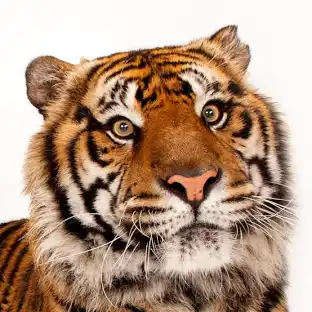
%> input picture Fifth Semester/Image Processing/Lab7/lab7.png, 312 x 312 px
$ octave lab7.m   (GNU Octave 9; MATLAB toolbox functions it lacks are replaced by stand-ins)
%> lines starting %> are read from the running program, lines starting %| are printed output that depends on the picture
clear all;
close all;
clc;
pkg load image;
  i=imread('lab7.png');
%> i is the input picture: size 312x312x3 uint8; mean R, G, B 179.4, 152, 131.9
  i=i(:,:,1);subplot(2,2,1);imshow(i);title('Original Image');
%> after `i=i(:,:,1)`:
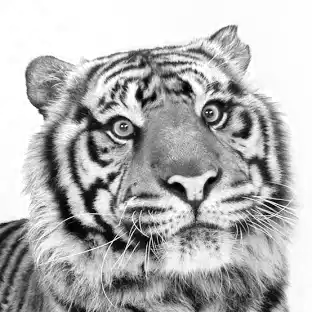
%> i: size 312x312 uint8; min 0, max 255, mean 179.4
  a=[0.001 0.001 0.001;0.001 0.001 0.001;0.001 0.001 0.001];
  r=conv2(a,i);
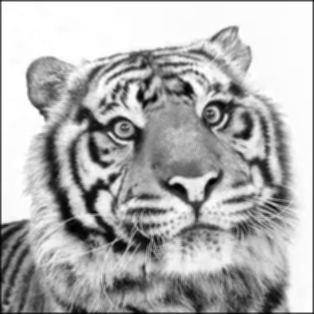
%> r: size 314x314 double; min 0.006, max 2.29, mean 1.59; drawn with min black and max white
  subplot(2,2,2);imshow(r);title('filtered image');
%> after `imshow(r)`:
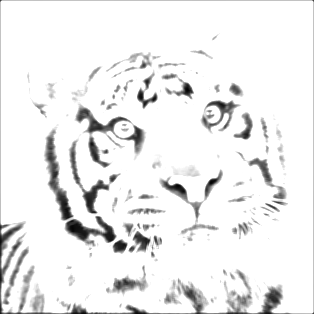
%> displayed picture: size 314x314, on the screen's scale of 0 to 255; min 2, max 255, mean 237.6
  b=[0.005 0.005 0.005;0.005 0.005 0.005;0.005 0.005 0.005];
  r1=conv2(b,i);
  subplot(2,2,3);imshow(r1);title('filtered image2');
%> after `imshow(r1)`:
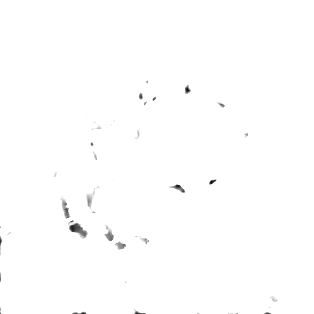
%> displayed picture: size 314x314, on the screen's scale of 0 to 255; min 8, max 255, mean 254
